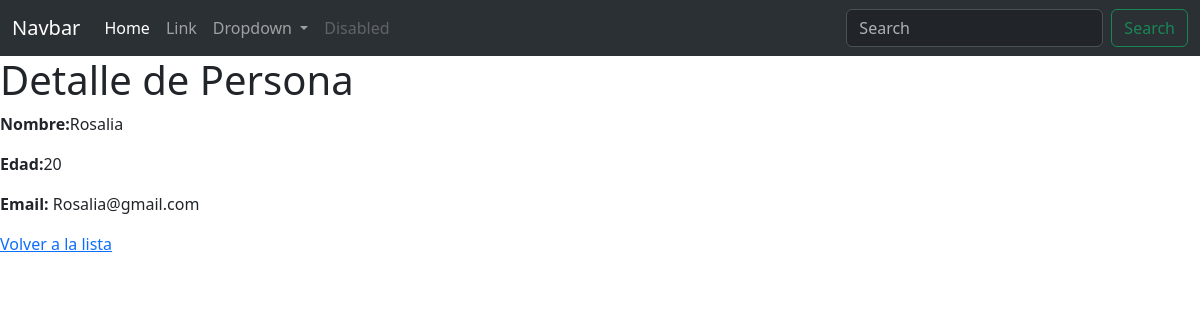
Page /persona/detalle/2/ on the earlier database version.
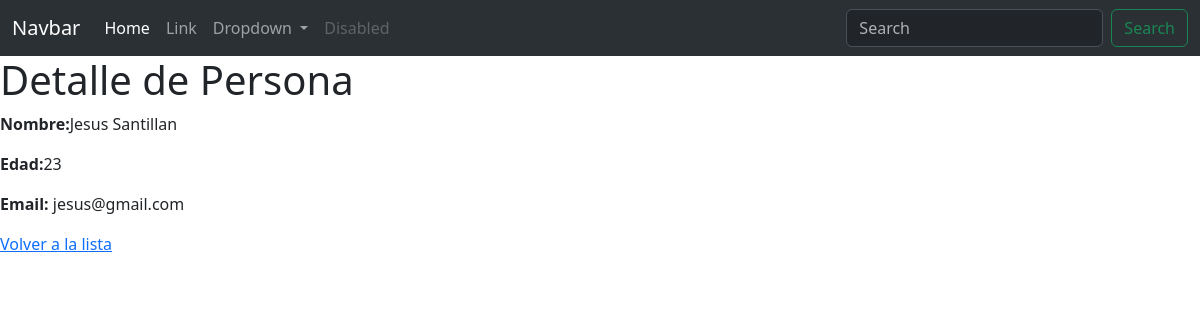
Same page on the later database version.
### persona/models.py (models this page shows, shortened)
class Persona(models.Model):
    nombre = models.CharField(verbose_name= "Nombre Completo", max_length=50)
    edad = models.IntegerField(verbose_name= "Edad")
    email = models.EmailField(verbose_name="Correo Electronico", max_length=254)
    class Meta:
        verbose_name = ("Persona")
        verbose_name_plural = ("Personas")
    '''def get_absolute_url(self):
        return reverse("Persona_detail", kwargs={"pk": self.pk})'''

### persona/views.py (the view)
class PersonaDetailView(DetailView):
    model = Persona
    template_name = "persona/detalle.html"
    context_object_name = "persona"

### templates/persona/detalle.html
{% extends 'base.html' %}
{% block content %}
    <h1>Detalle de Persona</h1>
    <p><strong>Nombre:</strong>{{ persona.nombre }}</p>
    <p><strong>Edad:</strong>{{ persona.edad }}</p>
    <p><strong>Email:</strong> {{ persona.email }}</p>
    <a href="{% url 'persona:lista' %}">Volver a la lista</a>
{% endblock content %}

Differences in the rows shown:
changed Persona: nombre "Rosalia" → "Jesus Santillan"; edad "20" → "23"; email "Rosalia@gmail.com" → "jesus@gmail.com"
